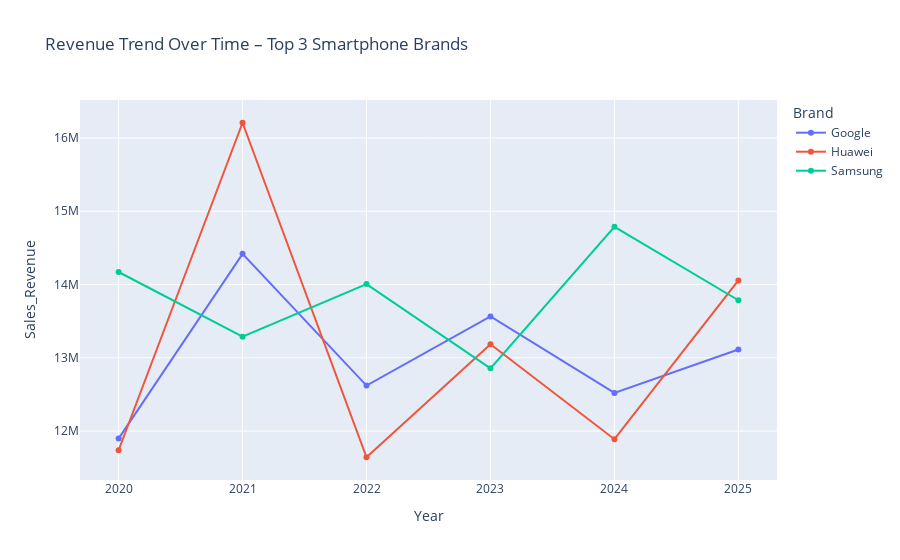

Notebook source saved alongside this figure:
### Code cell
import plotly.express as px

fig = px.line(
    brand_revenue_trend,
    x='Year',
    y='Sales_Revenue',
    color='Brand',
    markers=True,
    title='Revenue Trend Over Time – Top 3 Smartphone Brands'
)

fig.show()

### Figure 1 — Plotly figure (JSON) as saved in the notebook; plotly's stock layout.template omitted (floating-point values rounded to 4 significant figures)
{"data": [{"hovertemplate": "Brand=Google<br>Year=%{x}<br>Sales_Revenue=%{y}<extra></extra>", "legendgroup": "Google", "line": {"color": "#636efa", "dash": "solid"}, "marker": {"symbol": "circle"}, "mode": "lines+markers", "name": "Google", "orientation": "v", "showlegend": true, "type": "scatter", "x": [2020, 2021, 2022, 2023, 2024, 2025], "xaxis": "x", "y": [11900000.0, 14420000.0, 12620000.0, 13563870, 12520000.0, 13110000.0], "yaxis": "y"}, {"hovertemplate": "Brand=Huawei<br>Year=%{x}<br>Sales_Revenue=%{y}<extra></extra>", "legendgroup": "Huawei", "line": {"color": "#EF553B", "dash": "solid"}, "marker": {"symbol": "circle"}, "mode": "lines+markers", "name": "Huawei", "orientation": "v", "showlegend": true, "type": "scatter", "x": [2020, 2021, 2022, 2023, 2024, 2025], "xaxis": "x", "y": [11740000.0, 16207841, 11640000.0, 13184862, 11890000.0, 14060000.0], "yaxis": "y"}, {"hovertemplate": "Brand=Samsung<br>Year=%{x}<br>Sales_Revenue=%{y}<extra></extra>", "legendgroup": "Samsung", "line": {"color": "#00cc96", "dash": "solid"}, "marker": {"symbol": "circle"}, "mode": "lines+markers", "name": "Samsung", "orientation": "v", "showlegend": true, "type": "scatter", "x": [2020, 2021, 2022, 2023, 2024, 2025], "xaxis": "x", "y": [14170000.0, 13287983, 14010000.0, 12860000.0, 14787659, 13790000.0], "yaxis": "y"}], "layout": {"autosize": true, "legend": {"title": {"text": "Brand"}, "tracegroupgap": 0}, "title": {"text": "Revenue Trend Over Time – Top 3 Smartphone Brands"}, "xaxis": {"anchor": "y", "autorange": true, "domain": [0, 1], "range": [2020.0, 2025.0], "title": {"text": "Year"}, "type": "linear"}, "yaxis": {"anchor": "x", "autorange": true, "domain": [0, 1], "range": [11270000.0, 16580000.0], "title": {"text": "Sales_Revenue"}, "type": "linear"}}}
